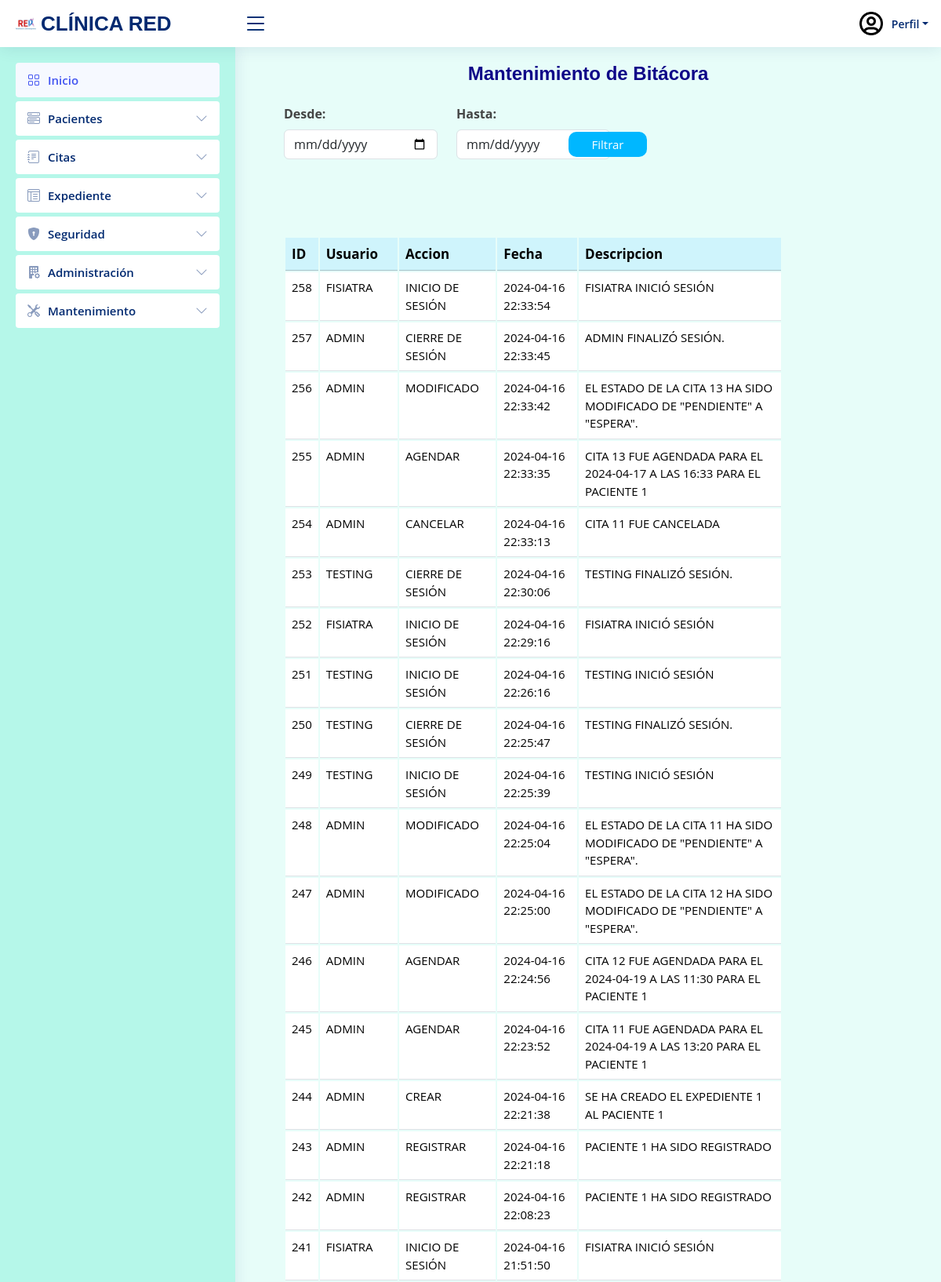
Page /PHP/Vistas/Bitacora.php (upper part) on the committed database.
### tables this page shows
CREATE TABLE `tbl_bitacora` (
  `Id_Bitacora` int(11) NOT NULL,
  `Fecha` datetime NOT NULL,
  `Id_Usuario` int(11) NOT NULL,
  `Accion` varchar(20) NOT NULL,
  `Descripcion` varchar(100) NOT NULL
);

CREATE TABLE `tbl_ms_usuario` (
  `Id_Usuario` int(11) NOT NULL,
  `DNI` varchar(13) DEFAULT NULL,
  `Usuario` varchar(15) DEFAULT NULL,
  `Correo` varchar(40) DEFAULT NULL,
  `Nombre` varchar(80) DEFAULT NULL,
  `Direccion` varchar(80) DEFAULT NULL,
  `FechaNacimiento` date DEFAULT NULL,
  `FechaContratacion` datetime DEFAULT NULL,
  `Estado_Usuario` int(11) DEFAULT NULL,
  `Contrasena` varchar(35) DEFAULT NULL,
  `IdRol` int(11) DEFAULT NULL,
  `IdGenero` int(11) DEFAULT NULL,
  `primer_ingreso` int(11) NOT NULL DEFAULT 0,
  `Fecha_Ultima_Conexion` datetime DEFAULT NULL,
  `Primer_Inicio_Sesion` datetime DEFAULT NULL,
  `Fecha_Vencimiento` date DEFAULT NULL,
  `Creado_Por` varchar(15) DEFAULT NULL,
  `Fecha_Creacion` datetime DEFAULT NULL,
  `Numero_Inicio_Sesion` int(11) DEFAULT NULL,
  `CodigoOTP` int(6) NOT NULL,
  `FechaExpiracionOTP` datetime DEFAULT NULL
);

### PHP/Vistas/Bitacora.php (the view, shortened to what this page needs)
<!DOCTYPE html>
<html lang="en">
<head>
  <link href="../../assets/vendor/bootstrap/css/bootstrap.min.css" rel="stylesheet">
  <link href="../../assets/vendor/bootstrap-icons/bootstrap-icons.css" rel="stylesheet">
  <link href="../../assets/vendor/boxicons/css/boxicons.min.css" rel="stylesheet">
  <link href="../../assets/vendor/quill/quill.snow.css" rel="stylesheet">
  <link href="../../assets/vendor/quill/quill.bubble.css" rel="stylesheet">
  <link href="../../assets/vendor/remixicon/remixicon.css" rel="stylesheet">
  <link href="../../assets/vendor/simple-datatables/style.css" rel="stylesheet">
  <link href="../../assets/css/style.css" rel="stylesheet">
  <link rel="stylesheet" href="https://cdn.datatables.net/1.13.7/css/jquery.dataTables.css" />
  <link rel="stylesheet" href="../CSSReportes/botones.css">
  <link rel="stylesheet" href="https://cdn.datatables.net/1.13.7/css/jquery.dataTables.css" />
</head>
<body>
  <?php
  include '../../Recursos/Componentes/header.php';
  ?>
  <main id="main" class="main">
    <div class="pagetitle">
      <h1>Mantenimiento de Bitácora</h1>
    </div>
    <?php
    include("../Controladores/Conexion/Conexion_be.php");
    ?>
    <div class="container mt-4">
      <div class="row">
        <div class="col-10">
          <div class="card-body">
            <form action="" method="POST" accept-charset="utf-8" id="filtro-form">
              <div class="row">
                <div class="col-md-4">
                  <div class="form-group">
                    <label for="" class="form-label"><b> Desde:</b></label>
                    <input type="date" name="star" id="star" class="form-control" required>
                  </div>
                </div>
                <div class="col-md-4">
                  <div class="form-group">
                    <label for="" class="form-label"><b>Hasta: </b> </label>
                    <input type="date" name="fin" id="fin" class="form-control" required>
                  </div>
                </div>
                <div class="col-md-2">
                  <div class="form-group">
                    <button type="button" id="filtro" class="btn btn-primary">Filtrar</button>
                  </div>
                </div>
              </div>
            </form><br><br>
            <table class="table " id="tablaAgenda">
              <thead class="encabezado bg-light table-info">
                <tr>
                  <th scope="col">ID</th>
                  <th scope="col">Usuario</th>
                  <th scope="col">Accion</th>
                  <th scope="col">Fecha </th>
                  <th scope="col">Descripcion</th>
                </tr>
              </thead>
              <tbody>
                <?php
                $sql = "SELECT
            b.Id_Bitacora,
            b.Fecha,
            u.Usuario AS Usuario,
            b.Accion,
            b.Descripcion
        FROM tbl_bitacora b
        INNER JOIN tbl_ms_usuario u ON b.Id_Usuario = u.Id_Usuario ORDER BY b.Fecha DESC";
                $resultado = mysqli_query($conexion, $sql);
                foreach ($resultado as $fila) {
                ?>
                  <tr>
                    <td><?php echo $fila['Id_Bitacora'] ?></td>
                    <td><?php echo $fila['Usuario'] ?></td>
                    <td><?php echo $fila['Accion'] ?></td>
                    <td><?php echo $fila['Fecha'] ?></td>
                    <td><?php echo $fila['Descripcion'] ?></td>
                  </tr>
                <?php
                }
                ?>
              </tbody>
            </table>
          </div>
        </div>
      </div>
  </main>
</html>

### assets/css/style.css (style rules this page uses)
.table { font-size: 15px; border-radius: 10px; border-collapse:initial; margin-top: 50px; }
.encabezado { font-size: 17px; }
.btn { font-size: 15px; width: 45px; background-color: #00b7ff; border: none; width: 70px; }
:root { scroll-behavior: smooth; }
body { font-family: "Open Sans", sans-serif; background: #e7fdf9; color: #444444; }
a { color: #4154f1; text-decoration: none; }
h1, h2, h3, h4, h5, h6 { font-family: "Nunito", sans-serif; }
#main { margin-top: 60px; padding: 20px 30px; transition: all 0.3s; }
.pagetitle { margin-bottom: 10px; }
.pagetitle h1 { font-size: 24px; margin-bottom: 0; font-weight: 600; color: rgb(14, 5, 136); text-align: center; }
#filtro { font-size: 15px; margin-bottom: 40px; margin-right: 30px; width: 100px; padding: 5px; border: 1px solid #cccccc; border-radius: 10px; position: absolute; right: 5px; }
.row { display: flex; align-items: center; }
.col-md-4, .col-md-2, .btn-dangerf { flex: 1; text-align: left; }
#filtro { border: rgb(29, 61, 56); margin-right: 370px; }
.card-body { padding: 0 20px 20px 20px; }
.sidebar { position: fixed; top: 60px; left: 0; bottom: 0; width: 300px; z-index: 996; transition: all 0.3s; padding: 20px; overflow-y: auto; scrollbar-width: thin; scrollbar-color: #aab7cf transparent; box-shadow: 0px 0px 20px rgba(1, 41, 112, 0.1); background-color: #b5f7e9; }
@media (min-width: 1200px) { #main, #footer { margin-left: 300px; } }
.sidebar-nav { padding: 0; margin: 0; list-style: none; }
.sidebar-nav li { padding: 0; margin: 0; list-style: none; }
.sidebar-nav .nav-item { margin-bottom: 5px; }
.sidebar-nav .nav-link { display: flex; align-items: center; font-size: 15px; font-weight: 600; color: #4154f1; transition: 0.3; background: #f6f9ff; padding: 10px 15px; border-radius: 4px; }
.sidebar-nav .nav-link i { font-size: 16px; margin-right: 10px; color: #4154f1; }
.sidebar-nav .nav-link.collapsed { color: #012970; background: #fff; }
.sidebar-nav .nav-link.collapsed i { color: #899bbd; }
.sidebar-nav .nav-link .bi-chevron-down { margin-right: 0; transition: transform 0.2s ease-in-out; }

### PHP/Vistas/Bitacora.php (style rules this page uses)
#tablaAgenda td:first-child { text-align: right; }

### rows in the picture
tbl_bitacora: Id_Bitacora "258", Id_Usuario.Usuario "FISIATRA", Accion "INICIO DE SESIÓN", Fecha "2024-04-16 22:33:54", Descripcion "FISIATRA INICIÓ SESIÓN"
tbl_bitacora: Id_Bitacora "257", Id_Usuario.Usuario "ADMIN", Accion "CIERRE DE SESIÓN", Fecha "2024-04-16 22:33:45", Descripcion "ADMIN FINALIZÓ SESIÓN."
tbl_bitacora: Id_Bitacora "256", Id_Usuario.Usuario "ADMIN", Accion "MODIFICADO", Fecha "2024-04-16 22:33:42", Descripcion "EL ESTADO DE LA CITA 13 HA SIDO MODIFICADO DE \"PENDIENTE\" A \"ESPERA\"."
tbl_bitacora: Id_Bitacora "255", Id_Usuario.Usuario "ADMIN", Accion "AGENDAR", Fecha "2024-04-16 22:33:35", Descripcion "CITA 13 FUE AGENDADA PARA EL 2024-04-17 A LAS 16:33 PARA EL PACIENTE 1"
tbl_bitacora: Id_Bitacora "254", Id_Usuario.Usuario "ADMIN", Accion "CANCELAR", Fecha "2024-04-16 22:33:13", Descripcion "CITA 11 FUE CANCELADA"
tbl_bitacora: Id_Bitacora "253", Id_Usuario.Usuario "TESTING", Accion "CIERRE DE SESIÓN", Fecha "2024-04-16 22:30:06", Descripcion "TESTING FINALIZÓ SESIÓN."
tbl_bitacora: Id_Bitacora "252", Id_Usuario.Usuario "FISIATRA", Accion "INICIO DE SESIÓN", Fecha "2024-04-16 22:29:16", Descripcion "FISIATRA INICIÓ SESIÓN"
tbl_bitacora: Id_Bitacora "251", Id_Usuario.Usuario "TESTING", Accion "INICIO DE SESIÓN", Fecha "2024-04-16 22:26:16", Descripcion "TESTING INICIÓ SESIÓN"
tbl_bitacora: Id_Bitacora "250", Id_Usuario.Usuario "TESTING", Accion "CIERRE DE SESIÓN", Fecha "2024-04-16 22:25:47", Descripcion "TESTING FINALIZÓ SESIÓN."
tbl_bitacora: Id_Bitacora "249", Id_Usuario.Usuario "TESTING", Accion "INICIO DE SESIÓN", Fecha "2024-04-16 22:25:39", Descripcion "TESTING INICIÓ SESIÓN"
tbl_bitacora: Id_Bitacora "248", Id_Usuario.Usuario "ADMIN", Accion "MODIFICADO", Fecha "2024-04-16 22:25:04", Descripcion "EL ESTADO DE LA CITA 11 HA SIDO MODIFICADO DE \"PENDIENTE\" A \"ESPERA\"."
tbl_bitacora: Id_Bitacora "247", Id_Usuario.Usuario "ADMIN", Accion "MODIFICADO", Fecha "2024-04-16 22:25:00", Descripcion "EL ESTADO DE LA CITA 12 HA SIDO MODIFICADO DE \"PENDIENTE\" A \"ESPERA\"."
tbl_bitacora: Id_Bitacora "246", Id_Usuario.Usuario "ADMIN", Accion "AGENDAR", Fecha "2024-04-16 22:24:56", Descripcion "CITA 12 FUE AGENDADA PARA EL 2024-04-19 A LAS 11:30 PARA EL PACIENTE 1"
tbl_bitacora: Id_Bitacora "245", Id_Usuario.Usuario "ADMIN", Accion "AGENDAR", Fecha "2024-04-16 22:23:52", Descripcion "CITA 11 FUE AGENDADA PARA EL 2024-04-19 A LAS 13:20 PARA EL PACIENTE 1"
tbl_bitacora: Id_Bitacora "244", Id_Usuario.Usuario "ADMIN", Accion "CREAR", Fecha "2024-04-16 22:21:38", Descripcion "SE HA CREADO EL EXPEDIENTE 1 AL PACIENTE 1"
tbl_bitacora: Id_Bitacora "243", Id_Usuario.Usuario "ADMIN", Accion "REGISTRAR", Fecha "2024-04-16 22:21:18", Descripcion "PACIENTE 1 HA SIDO REGISTRADO"
tbl_bitacora: Id_Bitacora "242", Id_Usuario.Usuario "ADMIN", Accion "REGISTRAR", Fecha "2024-04-16 22:08:23", Descripcion "PACIENTE 1 HA SIDO REGISTRADO"
tbl_bitacora: Id_Bitacora "241", Id_Usuario.Usuario "FISIATRA", Accion "INICIO DE SESIÓN", Fecha "2024-04-16 21:51:50", Descripcion "FISIATRA INICIÓ SESIÓN"
